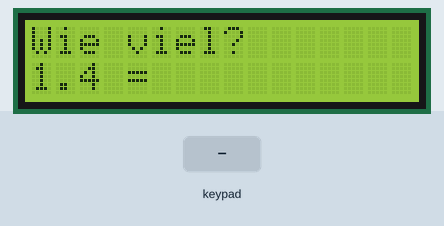
This sketch was run on a simulated Arduino Mega 2560, built with avr-gcc and run on an emulated ATmega2560. On the bench: 16×2 character LCD. Inputs (shaded band) come from the test bench. Random numbers use the default seed unless the sketch sets one; what the sketch prints to the serial monitor is not drawn.

Above: at 4.2 s.
4.3 s: keypad keys 4 0 4 1 3 2 3 3 * pressed 0.4 s apart
At 8.5 s:
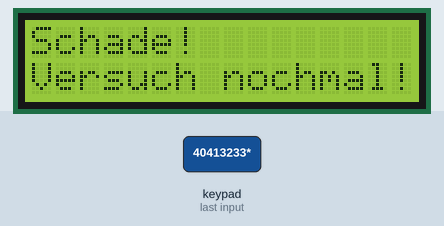
9.4 s: key '1' pressed
12.4 s: key '2' pressed
At 13.5 s:
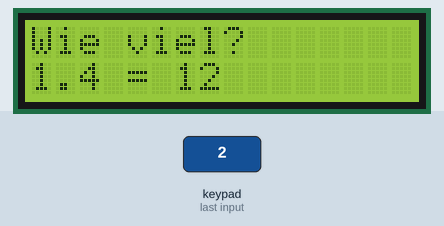
14.2 s: keypad keys 4 0 4 1 3 2 3 3 pressed 0.4 s apart
At 17.7 s:
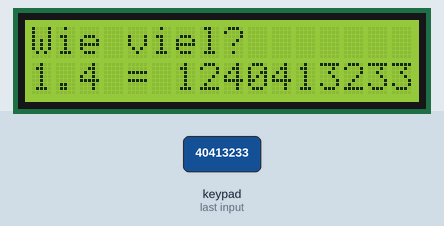
18.9 s: key '*' pressed
At 19.2 s:
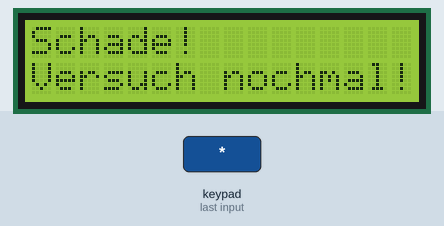
Timing chart, 0 to 21.9 s (numbered marks = the images above; inputs shaded):
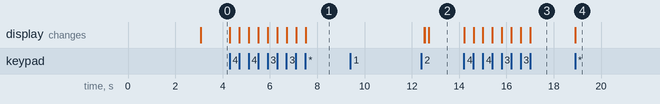

Measured:
- after the input at 4.3 s, the display: first changes at once (image 1 shows a later state)
- after the input at 9.4 s, every drawn part: stays the same
- after the input at 14.2 s, the display: first changes at once (image 3 shows a later state)
- after the input at 18.9 s, the display: changes at once (image 4)

The sketch:

Mathy.ino
```cpp
/*
=== STILL UNDER DEVELOPMENT ===

A Robot developed with my daughter Julia in 2013.
Its body has a numeric keypad and a LCD display.
It asks math questions at random that has to be
answered via the keypad.

The communication between the Robot and us is
in German, for this is Julia's main language.

 */

// include the library code:
#include <LiquidCrystal.h>
#include <Keypad.h>

const byte ROWS = 4; // Four rows
const byte COLS = 3; // Three columns
// Define the Keymap
char keys[ROWS][COLS] = {
  {'1','2','3'},
  {'4','5','6'},
  {'7','8','9'},
  {'#','0','*'}
};
// Connect keypad ROW0, ROW1, ROW2 and ROW3 to these Arduino pins.
byte rowPins[ROWS] = { 40, 41, 32, 33 };
// Connect keypad COL0, COL1 and COL2 to these Arduino pins.
byte colPins[COLS] = { 48, 46, 45 };

// Create the Keypad
Keypad kpd = Keypad( makeKeymap(keys), rowPins, colPins, ROWS, COLS );

// initialize the library with the numbers of the interface pins
LiquidCrystal lcd(12, 11, 5, 4, 3, 2);

// Random number
int ran1, ran2;
boolean done, again;
int pos;
String result;

byte smiley[8] = {
  B00000,
  B10001,
  B00000,
  B00000,
  B10001,
  B01110,
  B00000,
};


void setup() {
  // set up the LCD's number of columns and rows:
  lcd.begin(16, 2);
  // Print a message to the LCD.
  lcd.print("Hallo, Julia!");
  lcd.setCursor(0, 1);
  lcd.print("Ich bin Mathy!");
  delay(3000);
  lcd.clear();

  Serial.begin(9600);

  randomSeed(analogRead(0)+1024*analogRead(1));

  done = true;
  again = false;
}

void loop() {
  // set the cursor to column 0, line 1
  // (note: line 1 is the second row, since counting begins with 0):
//  lcd.setCursor(0, 1);
  // print the number of seconds since reset:
//  lcd.print(millis()/1000);

  if ( done )
  {
    String resultAux;
    result = resultAux;
    lcd.clear();
    lcd.setCursor(0, 0);
    lcd.print("Wie viel?");

    if ( ! again ) {
       ran1 = int(random(1,9));
       ran2 = int(random(1,9));
    }
    String equation = String(ran1) + "." + String(ran2) + " = ";
    lcd.setCursor(0, 1);
    lcd.print(equation);
    done = false;
    pos = 6;
  }


  char key = kpd.getKey();
  if(key)  // Check for a valid key.
  {
    // fix bug in library, meanwhile...
        char keyAux = key;
        if ( key == '*' ) keyAux = '#';
        if ( key == '#' ) keyAux = '*';
        key = keyAux;
        if ( key != '*' && key != '#' )
        {
           result += key;
           lcd.setCursor(pos++, 1);
           lcd.print(key);
           Serial.println(atoi(result.c_str()));
        }
        if ( key == '#' )
        {
          done = true;
          if ( ran1 * ran2 == atoi(result.c_str()) )
          {
            lcd.setCursor(0, 0);
            lcd.print("Gut gemacht! ");
            again  = false;
            delay(5000);
          }
          else
          {
            lcd.clear();
            lcd.setCursor(0, 0);
            lcd.print("Schade!");
            lcd.setCursor(0, 1);
            lcd.print("Versuch nochmal!");
            again = true;
            delay(5000);
          }
        }


  }


}
```
